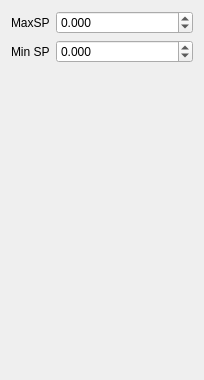
<?xml version="1.0" encoding="UTF-8"?>
<ui version="4.0">
 <class>PropertiesViewerWidget</class>
 <widget class="QWidget" name="PropertiesViewerWidget">
  <property name="geometry">
   <rect>
    <x>0</x>
    <y>0</y>
    <width>204</width>
    <height>380</height>
   </rect>
  </property>
  <property name="maximumSize">
   <size>
    <width>204</width>
    <height>16777215</height>
   </size>
  </property>
  <property name="windowTitle">
   <string>Form</string>
  </property>
  <layout class="QVBoxLayout" name="verticalLayout">
   <item>
    <layout class="QFormLayout" name="formLayout">
     <item row="0" column="0">
      <widget class="QLabel" name="label_2">
       <property name="text">
        <string>MaxSP</string>
       </property>
      </widget>
     </item>
     <item row="0" column="1">
      <widget class="QDoubleSpinBox" name="spinMaxSP">
       <property name="decimals">
        <number>3</number>
       </property>
       <property name="minimum">
        <double>-10000000.000000000000000</double>
       </property>
       <property name="maximum">
        <double>1000000000.000000000000000</double>
       </property>
       <property name="singleStep">
        <double>0.100000000000000</double>
       </property>
      </widget>
     </item>
     <item row="1" column="0">
      <widget class="QLabel" name="label">
       <property name="text">
        <string>Min SP</string>
       </property>
      </widget>
     </item>
     <item row="1" column="1">
      <widget class="QDoubleSpinBox" name="spinMinSP">
       <property name="decimals">
        <number>3</number>
       </property>
       <property name="minimum">
        <double>-10000000.000000000000000</double>
       </property>
       <property name="maximum">
        <double>1000000000.000000000000000</double>
       </property>
       <property name="singleStep">
        <double>0.100000000000000</double>
       </property>
      </widget>
     </item>
    </layout>
   </item>
  </layout>
 </widget>
 <resources/>
 <connections/>
</ui>
